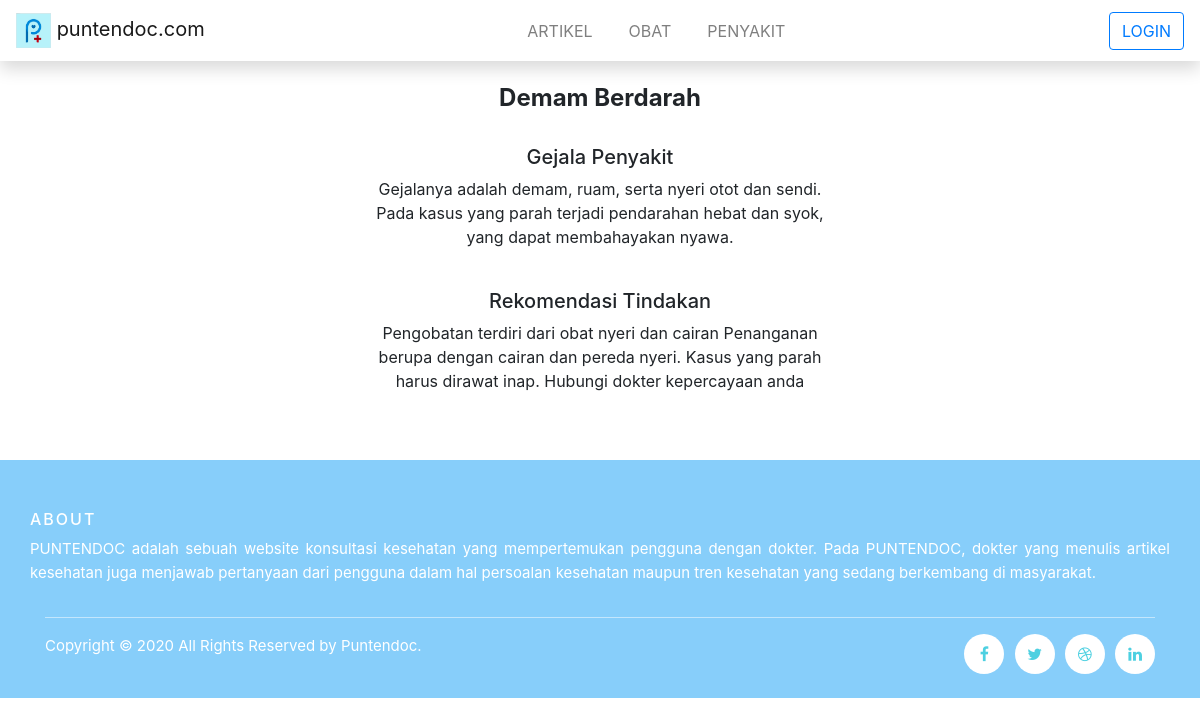
Screenshot of /penyakitdetail/4 with the database file from the repository.
### tables this page shows
CREATE TABLE `tbl_penyakit` (
  `id` int(11) NOT NULL,
  `nama` varchar(50) NOT NULL,
  `gejala` varchar(1000) NOT NULL,
  `tindakan` varchar(1000) NOT NULL,
  `link` varchar(1000) NOT NULL
);

### application/controllers/PenyakitDetail.php (called while the page is built, shortened)
<?php
class PenyakitDetail extends CI_Controller{
	function __construct(){
		$this->load->model('Penyakit');
		$this->load->model('admin');
	}
	public function index($id){
		$penyakit = $this->Penyakit->get_penyakit_by_id($id);
		$data['penyakit'] = $penyakit;
		$data['judul'] = $penyakit[0]->nama;
		if($this->admin->is_role() == "admin"){
            $this->load->view('templates/headadmin', $data);
        }else if ($this->admin->is_role() == "user"){
			$this->load->view('templates/headuser', $data);
		}else{
			$this->load->view('templates/header', $data);
		}
		$this->load->view('show_detail/detail_penyakit', $data);
		$this->load->view('templates/footer');
	}
}

### index.php (called while the page is built, shortened)
<?php
require_once BASEPATH.'core/CodeIgniter.php';

### application/models/Penyakit.php (called while the page is built, shortened)
<?php
	class Penyakit extends CI_Model{
		public function get_penyakit_by_id($id){
			$this->db->where('id', $id);
			return $this->db->get('tbl_penyakit')->result();
		}
	}
?>

### application/views/show_detail/detail_penyakit.php (the view)
<section class="container text-center" style="min-height: 50vh; width:40%">
<br>
	<h4><?= $penyakit[0]->nama?></h4>
	<br>
	<h5>Gejala Penyakit</h5>
	<p><?= $penyakit[0]->gejala?></p>
<br>
<h5>Rekomendasi Tindakan</h5>
	<p><?= $penyakit[0]->tindakan?></p>
</section>

### assets/css/style.css (style rules this page uses)
body { padding-top: 60px; }
h4 { font-weight:700; }

### rows the page displays
tbl_penyakit: nama "Demam Berdarah", gejala "Gejalanya adalah demam, ruam, serta nyeri otot dan sendi. Pada kasus yang parah terjadi pendarahan hebat dan syok, yang dapat membahayakan nyawa.", tindakan "Pengobatan terdiri dari obat nyeri dan cairan Penanganan berupa dengan cairan dan pereda nyeri. Kasus yang parah harus dirawat inap. Hubungi dokter kepercayaan anda"
